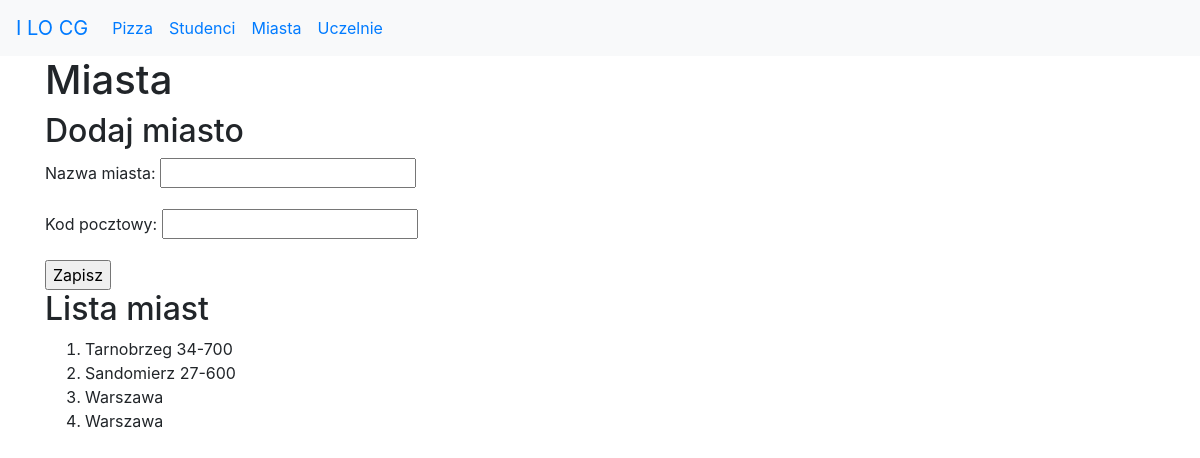
The app's page /studenci/miasta/, older data.
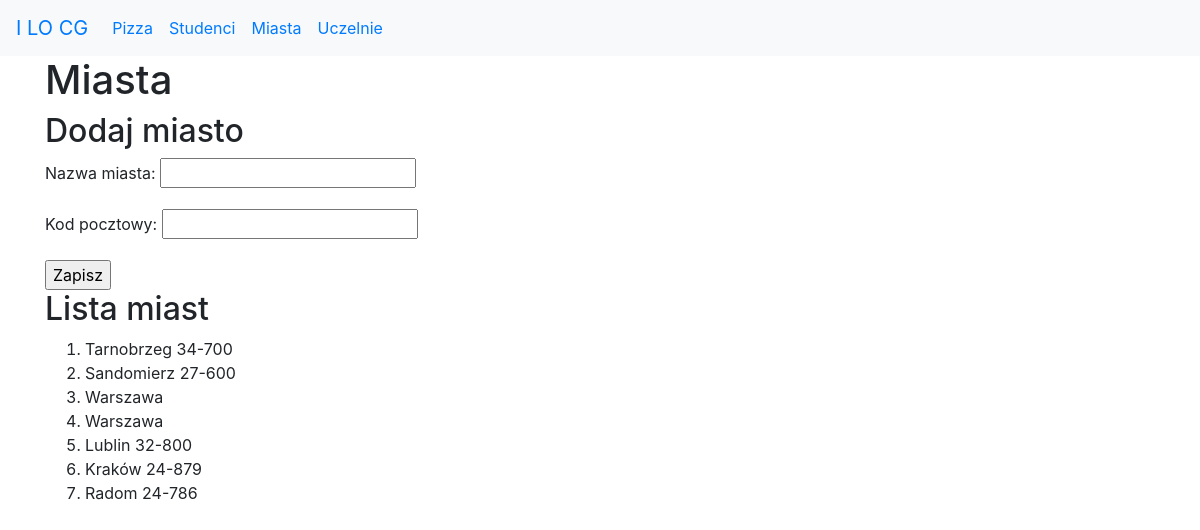
The same page, newer data.
### studenci/models.py (models this page shows)
class Miasto(models.Model):
    nazwa = models.CharField(
        verbose_name='miasto',
        max_length=30,
        help_text='Nazwa miasta')
    kod = models.CharField(
        max_length=6,
        help_text='Kod pocztowy')
    class Meta:
        verbose_name_plural = "miasta"

### studenci/views.py (the view)
# urls.py: path('miasta/', views.miasta, name='miasta'),
def miasta(request):
    if request.method == 'POST':
        form = MiastoForm(request.POST)
        if form.is_valid():
            m = Miasto(nazwa=form.cleaned_data['nazwa'], kod=form.cleaned_data['kod'])
            m.save()
            messages.success(request, "Poprawnie dodano dane!")
            return redirect(reverse('studenci:miasta'))
        else:
            messages.error(request, "Niepoprawne dane!")
    else:
        form = MiastoForm()
    miasta = Miasto.objects.all()
    kontekst = {'miasta': miasta, 'form': form}
    return render(request, 'studenci/miasta.html', kontekst)

### studenci/forms.py
class MiastoForm(forms.Form):
    nazwa = forms.CharField(
        label="Nazwa miasta",
        max_length=30,
        widget=forms.TextInput()
    )
    kod = forms.CharField(
        label="Kod pocztowy",
        max_length=6,
        widget=forms.TextInput()
    )

### studenci/templates/studenci/miasta.html (shortened to what this page needs)
{% extends 'szablon.html' %}
{% block naglowek %}Miasta{% endblock naglowek %}
{% block tresc %}
<h2>Dodaj miasto</h2>
    <form action="." method="POST">
    {{ form.as_p }}
        <input type="submit" value="Zapisz">
    </form>
<h2>Lista miast</h2>
<ol>
    {% for miasto in miasta %}
        <li>{{ miasto.nazwa }}&nbsp;{{ miasto.kod }}</li>
    {% endfor %}
</ol>
{% endblock tresc %}

### templates/szablon.html (shortened to what this page needs)
<!DOCTYPE html>
<html lang="pl">
<head>
    <link rel="stylesheet" href="https://stackpath.bootstrapcdn.com/bootstrap/4.3.1/css/bootstrap.min.css">
</head>
<body>
    <nav class="navbar navbar-expand-sm bg-light">
        <a class="navbar-brand" href="http://lo1.sandomierz.pl">I LO CG</a>
        <div class="collapse navbar-collapse" id="collapsibleNavbar">
            <ul class="navbar-nav">
                <li class="nav-item">
                    <a href="{% url 'pizza:index' %}" class="nav-link">Pizza</a>
                </li>
                <li class="nav-item">
                    <a href="{% url 'studenci:index' %}" class="nav-link">Studenci</a>
                </li>
                <li class="nav-item">
                    <a href="{% url 'studenci:miasta' %}" class="nav-link">Miasta</a>
                </li>
                <li class="nav-item">
                    <a href="{% url 'studenci:uczelnie' %}" class="nav-link">Uczelnie</a>
                </li>
            </ul>
        </div>
    </nav>
    <div class="container">
        <div class="row">
            <div class="col">
<h1>{% block naglowek %}Projekt Django{% endblock naglowek %}</h1>
{% block tresc %}
{% endblock tresc %}
            </div>
        </div>
    </div>
</body>
</html>

Row changes from the older to the newer data that the page shows:
added Miasto: nazwa "Lublin", kod "32-800"
added Miasto: nazwa "Kraków", kod "24-879"
added Miasto: nazwa "Radom", kod "24-786"
